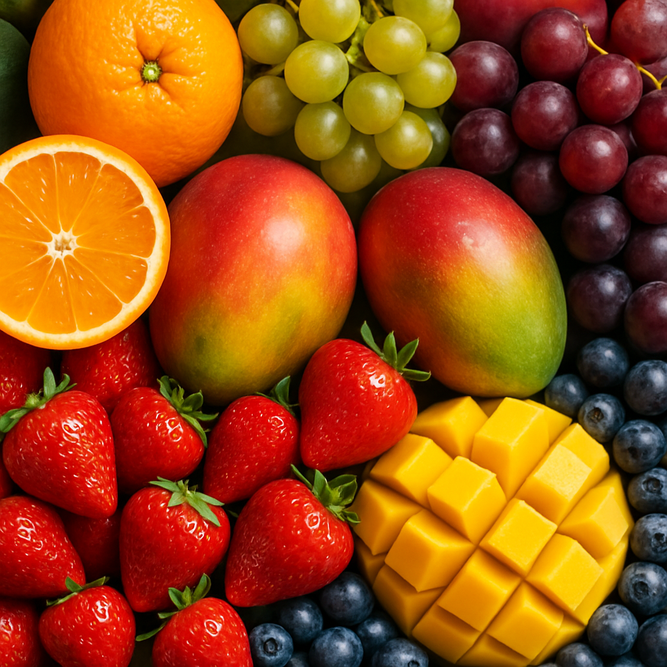
#> input picture fruits.png, 667 x 667 px, shrunk from 1024 x 1024 before the run
$ python main.py
#> lines starting #> are read from the running program, lines starting #| are printed output that depends on the picture
### functions.py
import matplotlib.pyplot as plt
import random
import numpy as np
from PIL import Image
from settings import *


def show_images(img1, img2, title1="Original", title2="Compressed"):
    fig, axes = plt.subplots(1, 2, figsize=(8, 4))

    axes[0].imshow(img1)
    axes[0].set_title(title1)
    axes[0].axis("off")

    axes[1].imshow(img2)
    axes[1].set_title(title2)
    axes[1].axis("off")

    plt.tight_layout()
    plt.show()


def show_plot(X_img, center_points):
    ax = plt.axes(projection='3d')

    ax.scatter(X_img[:10000, 0], X_img[:10000, 1], X_img[:10000, 2], c=X_img[:10000])
    ax.scatter(center_points[:, 0], center_points[:, 1], center_points[:, 2], c='black', marker='x', s=200, edgecolors='white')
    ax.set_title('3D Scatter Plot')
    ax.set_xlabel('R')
    ax.set_ylabel('G')
    ax.set_zlabel('B')
    plt.show()


def initialize_center_points(n_center_points, X):
    center_points = np.random.permutation(X)[:n_center_points]

    return center_points


def get_nearest_cluster(X, center_points):
    dists = np.linalg.norm(X[:, None] - center_points, axis=2)
    nearest_cluster = np.argmin(dists, axis=1)

    return nearest_cluster


def calculate_average_center(X, X_clusters, center_points):
    avg_points = np.zeros((center_points.shape[0], X.shape[1]))

    for i in range(len(center_points)):
        avg_points[i] = np.mean(X[X_clusters == i], axis=0)

    return avg_points


# [10 lines left out: function save_with_pillow, not called in this run]


def save_with_matplotlib(img, filename=f"{n_center_points}_centroids.png"):
    """
    Save an image using Matplotlib.
    img: numpy array (H, W, 3) or (H, W, 4)
    filename: output file name
    """
    if img.dtype != np.uint8 and img.max() > 1:
        img = (img / 255.0).astype(float)  # scale to [0,1] if float in 0–255
    plt.imsave(filename, img)

    print(f"Saved with Matplotlib → {filename}")

### main.py
import matplotlib.pyplot as plt
import matplotlib.image as mpimg
import numpy as np
from functions import *
from settings import *


img = mpimg.imread("fruits.png")
#> img is the input picture: shape (667, 667, 3) float32; mean R, G, B 0.598, 0.298, 0.0736
original_shape = img.shape
#> original_shape = (667, 667, 3)
X_img = np.reshape(img, (img.shape[0] * img.shape[1], 3))
new_img = np.zeros(X_img.shape)

n_iterations = 20

center_points = initialize_center_points(n_center_points, X_img)
#> in initialize_center_points, `center_points = np.random.permutation(X)[:n_center_points]`: center_points = [[0.467, 0, 0.00392], [0.608, 0.733, 0.412], [0.98, 0.549, 0], [0.157, 0.118, 0.00392]]
X_clusters = get_nearest_cluster(X_img, center_points)

for i in range(n_iterations):
    X_clusters = get_nearest_cluster(X_img, center_points)
    center_points = calculate_average_center(X_img, X_clusters, center_points)

    print(f'iteration: {i}')

new_img = center_points[X_clusters]

save_with_matplotlib(new_img.reshape(original_shape))
#> in save_with_matplotlib, `plt.imsave(filename, img)`:
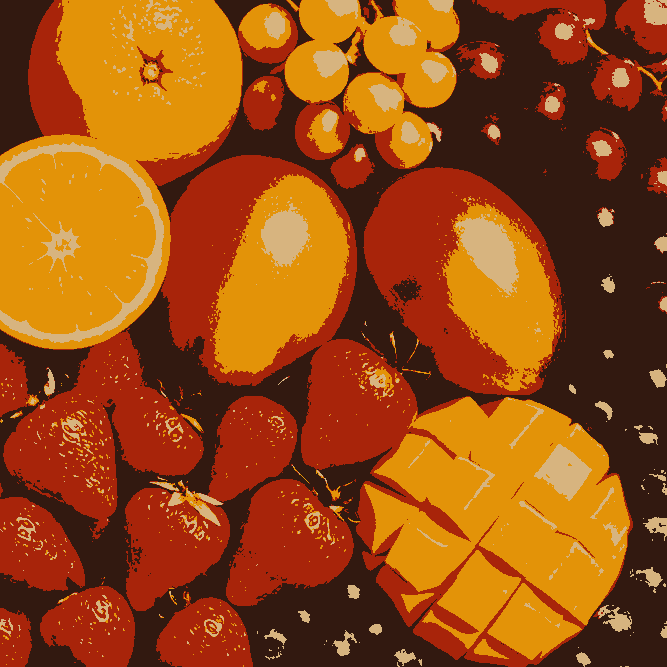
#> saved as 4_centroids.png: shape (667, 667, 3); mean R, G, B 152.1, 75.5, 18.3

show_plot(X_img, center_points)
#> in show_plot, `plt.show()`:
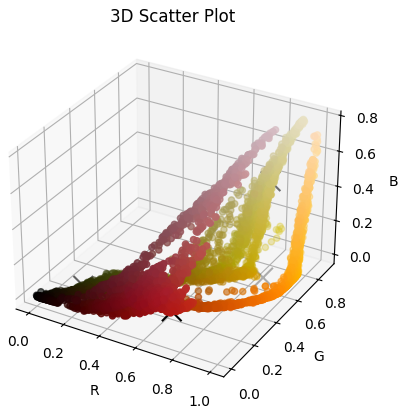
#> figure drawn by matplotlib, 1 panel

show_images(X_img.reshape(original_shape), new_img.reshape(original_shape))
#> in show_images, `plt.show()`:
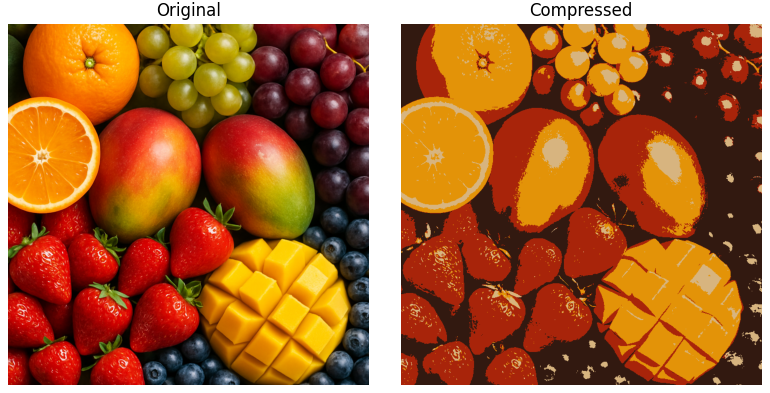
#> figure drawn by matplotlib, 2 panels
